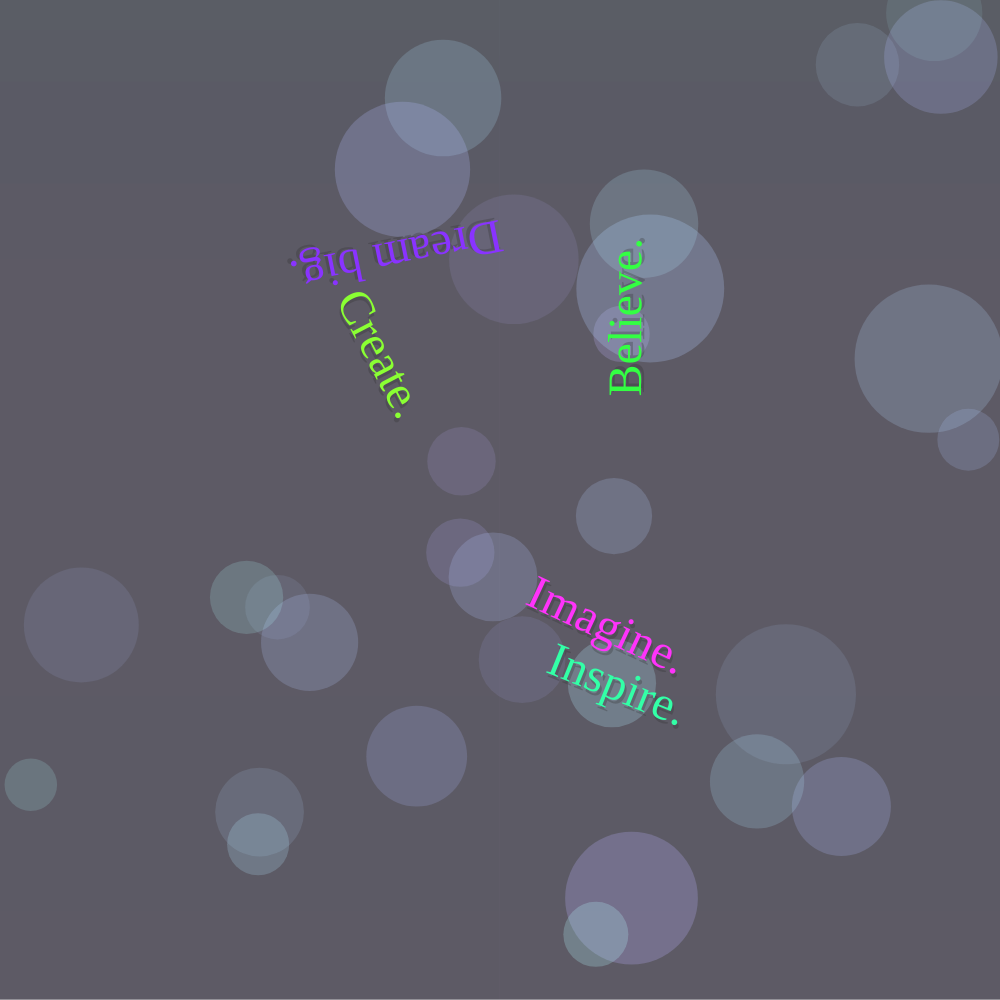
Frame 1 (no input)
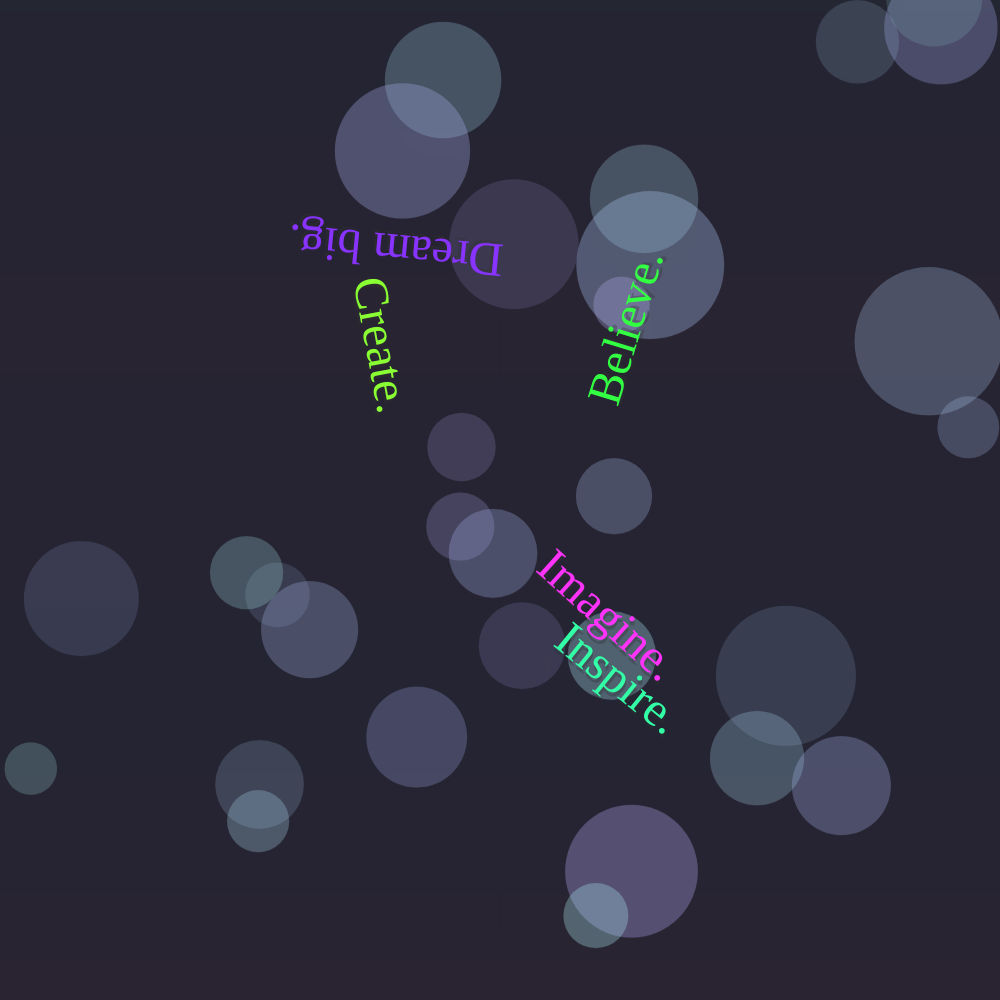
Frame 60 (no input)
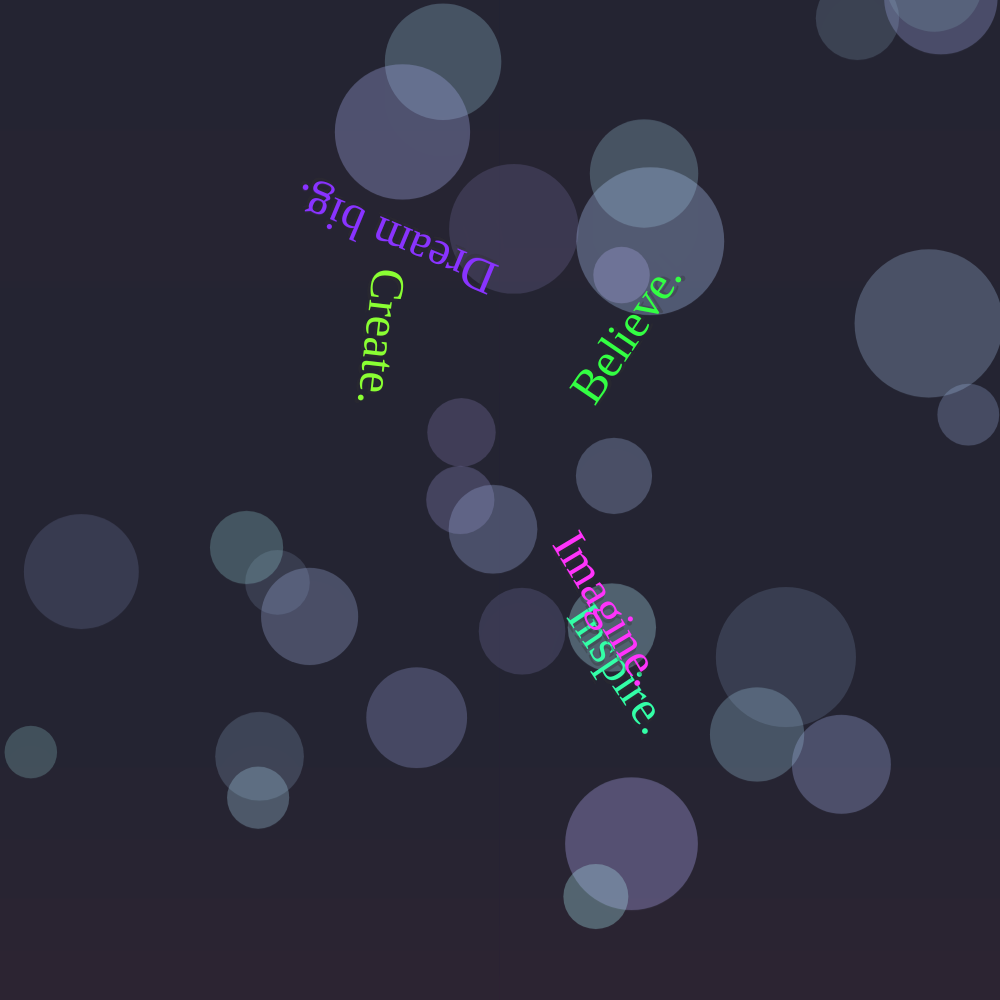
Frame 120 (the mouse pressed at the canvas centre since frame 60)

The p5.js sketch that drew these frames (run headless with seeded random() and noise() and a simulated clock; from frame 60 on, the mouse is pressed at the canvas centre):

// p5.js sketch
// ── sketch.js
let quotes = ["Believe.", "Create.", "Inspire.", "Imagine.", "Dream big."];
let wordObjects = [];
let bubbles = [];

function setup() {
  createCanvas(1000, 1000);
  textAlign(CENTER, CENTER);
  textFont('Georgia');
  textSize(48);
  colorMode(HSB, 360, 100, 100);
  noStroke();

 
  for (let i = 0; i < quotes.length; i++) {
    let x = random(200, 800);
    let y = random(200, 800);
    wordObjects.push(new Word(quotes[i], x, y));
  }

 
  for (let i = 0; i < 30; i++) {
    bubbles.push(new Bubble());
  }
}

function draw() {
  drawAnimatedGradient();
  drawFloatingBubbles();

  for (let w of wordObjects) {
    w.update();
    w.display();
  }
}

function mousePressed() {
  for (let w of wordObjects) {
    if (w.isMouseOver()) {
      w.changeColor();
      w.bounce();
    }
  }
}

class Word {
  constructor(text, x, y) {
    this.text = text;
    this.x = x;
    this.y = y;
    this.baseY = y;
    this.angle = random(TWO_PI);
    this.color = color(random(360), 80, 100);
    this.size = 48;
    this.offset = random(1000);
    this.bounceTimer = 0;
  }

  update() {
    this.y = this.baseY + sin(frameCount * 0.02 + this.offset) * 10;
    this.angle += 0.005;
    if (this.bounceTimer > 0) {
      this.bounceTimer--;
    }
  }

  display() {
    push();
    translate(this.x, this.y);
    rotate(this.angle);

    // Shadow
    fill(0, 0, 20, 0.3);
    textSize(this.size + (this.bounceTimer > 0 ? 10 : 0));
    text(this.text, 3, 3);

    // Main text
    fill(this.color);
    text(this.text, 0, 0);
    pop();
  }

  isMouseOver() {
    let d = dist(mouseX, mouseY, this.x, this.y);
    return d < 100;
  }

  changeColor() {
    this.color = color(random(360), 80, 100);
  }

  bounce() {
    this.bounceTimer = 15;
  }
}


class Bubble {
  constructor() {
    this.x = random(width);
    this.y = random(height);
    this.r = random(50, 150);
    this.speed = random(0.2, 0.5);
    this.hue = random(180, 250);
    this.alpha = random(0.1, 0.25);
  }

  move() {
    this.y -= this.speed;
    if (this.y < -this.r) {
      this.y = height + this.r;
    }
  }

  display() {
    noStroke();
    fill(this.hue, 30, 100, this.alpha);
    ellipse(this.x, this.y, this.r);
  }
}

function drawFloatingBubbles() {
  for (let b of bubbles) {
    b.move();
    b.display();
  }
}


function drawAnimatedGradient() {
  for (let y = 0; y < height; y++) {
    let hueShift = sin(frameCount * 0.01 + y * 0.005) * 20;
    let hue = map(y, 0, height, 220 + hueShift, 280 + hueShift);
    stroke(hue % 360, 30, 20);
    line(0, y, width, y);
  }
}
